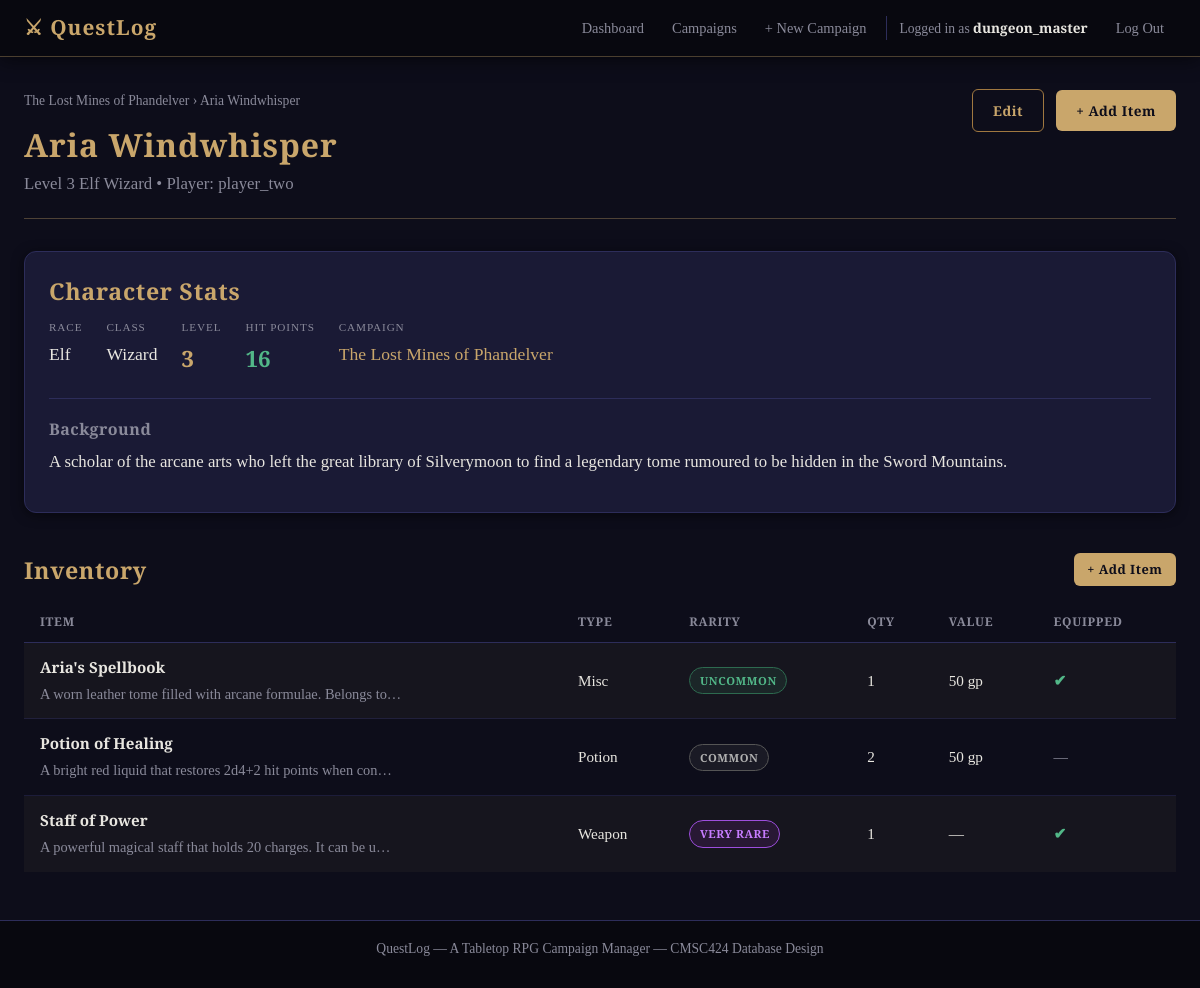
/characters/2/ (signed in), run on the app's committed database.
### campaign_manager/models.py (models this page shows, shortened)
class Character(models.Model):
    RACE_CHOICES = [
        ('human',      'Human'),
        ('elf',        'Elf'),
        ('dwarf',      'Dwarf'),
        ('halfling',   'Halfling'),
        ('gnome',      'Gnome'),
        ('half_elf',   'Half-Elf'),
        ('half_orc',   'Half-Orc'),
        ('tiefling',   'Tiefling'),
        ('dragonborn', 'Dragonborn'),
        ('other',      'Other'),
    ]
    CLASS_CHOICES = [
        ('barbarian', 'Barbarian'),
        ('bard',      'Bard'),
        ('cleric',    'Cleric'),
        ('druid',     'Druid'),
        ('fighter',   'Fighter'),
        ('monk',      'Monk'),
        ('paladin',   'Paladin'),
        ('ranger',    'Ranger'),
        ('rogue',     'Rogue'),
        ('sorcerer',  'Sorcerer'),
        ('warlock',   'Warlock'),
        ('wizard',    'Wizard'),
    ]
    name             = models.CharField(max_length=200)
    race             = models.CharField(max_length=20, choices=RACE_CHOICES, default='human')
    character_class  = models.CharField(max_length=20, choices=CLASS_CHOICES, default='fighter')
    level            = models.IntegerField(default=1)
    hit_points       = models.IntegerField(default=10)
    background_story = models.TextField(blank=True, help_text="Optional backstory for this character")
    campaign = models.ForeignKey(Campaign, on_delete=models.CASCADE, related_name='characters')
    player = models.ForeignKey(User, on_delete=models.CASCADE, related_name='characters')
    class Meta:
        ordering = ['name']

class Campaign(models.Model):
    STATUS_CHOICES = [
        ('active',    'Active'),
        ('completed', 'Completed'),
        ('on_hold',   'On Hold'),
    ]
    name        = models.CharField(max_length=200)
    description = models.TextField(blank=True)
    world_name  = models.CharField(
        max_length=200, blank=True,
        help_text="The name of the setting or fictional world (e.g. Faerûn, Barovia)"
    )
    created_at  = models.DateTimeField(auto_now_add=True)  # Set automatically on creation
    status      = models.CharField(max_length=20, choices=STATUS_CHOICES, default='active')
    dungeon_master = models.ForeignKey(
        User,
        on_delete=models.CASCADE,
        related_name='campaigns_as_dm',
    )
    class Meta:
        ordering = ['-created_at']  # Newest campaigns first

class CharacterItem(models.Model):
    character = models.ForeignKey(Character, on_delete=models.CASCADE, related_name='inventory')
    item      = models.ForeignKey(Item,      on_delete=models.CASCADE, related_name='character_inventories')
    quantity  = models.IntegerField(default=1)
    equipped  = models.BooleanField(default=False)
    class Meta:
        unique_together = ('character', 'item')  # One inventory row per character-item pair

class Item(models.Model):
    TYPE_CHOICES = [
        ('weapon', 'Weapon'),
        ('armor',  'Armor'),
        ('potion', 'Potion'),
        ('quest',  'Quest Item'),
        ('misc',   'Misc'),
    ]
    RARITY_CHOICES = [
        ('common',    'Common'),
        ('uncommon',  'Uncommon'),
        ('rare',      'Rare'),
        ('very_rare', 'Very Rare'),
        ('legendary', 'Legendary'),
    ]
    name        = models.CharField(max_length=200)
    description = models.TextField(blank=True)
    item_type   = models.CharField(max_length=20, choices=TYPE_CHOICES, default='misc')
    rarity      = models.CharField(max_length=20, choices=RARITY_CHOICES, default='common')
    weight      = models.DecimalField(max_digits=6, decimal_places=2, default=0)
    value_gold  = models.IntegerField(default=0, help_text="Value in gold pieces (gp)")
    class Meta:
        ordering = ['name']

### campaign_manager/views.py (the view)
# urls.py: path('characters/<int:pk>/', views.character_detail, name='character_detail'),
@login_required
def character_detail(request, pk):
    character = get_object_or_404(Character, pk=pk)
    inventory = CharacterItem.objects.filter(
        character=character
    ).select_related('item').order_by('item__name')
    is_owner = character.player == request.user
    is_dm    = character.campaign.dungeon_master == request.user
    return render(request, 'campaign_manager/character_detail.html', {
        'character': character,
        'inventory': inventory,
        'is_owner':  is_owner,
        'is_dm':     is_dm,
    })

### campaign_manager/templates/campaign_manager/character_detail.html (shortened to what this page needs)
{% extends "campaign_manager/base.html" %}
{% block content %}
<div class="page-header">
  <div>
    <nav class="breadcrumb">
      <a href="{% url 'campaign_detail' pk=character.campaign.pk %}">{{ character.campaign.name }}</a>
      &rsaquo; {{ character.name }}
    </nav>
    <h1>{{ character.name }}</h1>
    <p class="page-subtitle">
      Level {{ character.level }}
      {{ character.get_race_display }}
      {{ character.get_character_class_display }}
      &bull; Player: {{ character.player.username }}
    </p>
  </div>
  <div class="header-actions">
    {% if is_owner or is_dm %}
      <a href="{% url 'character_edit' pk=character.pk %}" class="btn btn-secondary">Edit</a>
      <a href="{% url 'add_item_to_character' character_pk=character.pk %}" class="btn btn-primary">
        + Add Item
      </a>
    {% endif %}
  </div>
</div>
<div class="card stat-block">
  <h2>Character Stats</h2>
  <div class="stat-grid">
    <div class="stat">
      <span class="stat-label">Race</span>
      <span class="stat-value">{{ character.get_race_display }}</span>
    </div>
    <div class="stat">
      <span class="stat-label">Class</span>
      <span class="stat-value">{{ character.get_character_class_display }}</span>
    </div>
    <div class="stat">
      <span class="stat-label">Level</span>
      <span class="stat-value stat-number">{{ character.level }}</span>
    </div>
    <div class="stat">
      <span class="stat-label">Hit Points</span>
      <span class="stat-value stat-number hp">{{ character.hit_points }}</span>
    </div>
    <div class="stat">
      <span class="stat-label">Campaign</span>
      <span class="stat-value">
        <a href="{% url 'campaign_detail' pk=character.campaign.pk %}">
          {{ character.campaign.name }}
        </a>
      </span>
    </div>
  </div>
  {% if character.background_story %}
    <div class="background-story">
      <h3>Background</h3>
      <p>{{ character.background_story }}</p>
    </div>
  {% endif %}
</div>
<section class="dashboard-section">
  <div class="section-header">
    <h2>Inventory</h2>
    {% if is_owner or is_dm %}
      <a href="{% url 'add_item_to_character' character_pk=character.pk %}" class="btn btn-primary btn-sm">
        + Add Item
      </a>
    {% endif %}
  </div>
  {% if inventory %}
    <table class="data-table">
      <thead>
        <tr>
          <th>Item</th>
          <th>Type</th>
          <th>Rarity</th>
          <th>Qty</th>
          <th>Value</th>
          <th>Equipped</th>
        </tr>
      </thead>
      <tbody>
        {% for entry in inventory %}
          <tr {% if entry.equipped %}class="row-equipped"{% endif %}>
            <td>
              <strong>{{ entry.item.name }}</strong>
              {% if entry.item.description %}
                <br><small class="text-muted">{{ entry.item.description|truncatechars:60 }}</small>
              {% endif %}
            </td>
            <td>{{ entry.item.get_item_type_display }}</td>
            <td>
              <span class="badge badge-rarity-{{ entry.item.rarity }}">
                {{ entry.item.get_rarity_display }}
              </span>
            </td>
            <td>{{ entry.quantity }}</td>
            <td>
              {% if entry.item.value_gold %}
                {{ entry.item.value_gold }} gp
              {% else %}
                —
              {% endif %}
            </td>
            <td>
              {% if entry.equipped %}
                <span class="equipped-icon" title="Equipped">✔</span>
              {% else %}
                <span class="text-muted">—</span>
              {% endif %}
            </td>
          </tr>
        {% endfor %}
      </tbody>
    </table>
  {% endif %}
</section>
{% endblock %}

### campaign_manager/templates/campaign_manager/base.html (shortened to what this page needs)
<!DOCTYPE html>
<html lang="en">
<head>
  {% load static %}
  <link rel="stylesheet" href="{% static 'campaign_manager/style.css' %}">
</head>
<body>
  <nav class="navbar">
    <div class="nav-container">
      <a href="{% url 'dashboard' %}" class="nav-brand">⚔ QuestLog</a>
      <ul class="nav-links">
        {% if user.is_authenticated %}
          <li><a href="{% url 'dashboard' %}" class="nav-link">Dashboard</a></li>
          <li><a href="{% url 'campaign_list' %}" class="nav-link">Campaigns</a></li>
          <li><a href="{% url 'campaign_create' %}" class="nav-link">+ New Campaign</a></li>
          <li class="nav-user">
            Logged in as <strong>{{ user.username }}</strong>
          </li>
          <li>
            <form method="post" action="{% url 'logout' %}" style="display:inline;">
              <button type="submit" class="nav-link nav-link-btn">Log Out</button>
            </form>
          </li>
        {% else %}
          <li><a href="{% url 'login' %}" class="nav-link">Log In</a></li>
          <li><a href="{% url 'register' %}" class="nav-link btn-primary-small">Register</a></li>
        {% endif %}
      </ul>
    </div>
  </nav>
  <main class="main-content">
    <div class="container">
      {% block content %}{% endblock %}
    </div>
  </main>
  <footer class="site-footer">
    <p>QuestLog &mdash; A Tabletop RPG Campaign Manager &mdash; CMSC424 Database Design</p>
  </footer>
</body>
</html>

### data on the page
Character: campaign.name "The Lost Mines of Phandelver", name "Aria Windwhisper", level "3", race "Elf", character_class "Wizard", player.username "player_two", hit_points "16", background_story "A scholar of the arcane arts who left the great library of Silverymoon to find a legendary tome rumoured to be hidden in the Sword Mountains."
CharacterItem: item.name "Aria's Spellbook", item.description "A worn leather tome filled with arcane formulae. Belongs to…", item.item_type "Misc", item.rarity "UNCOMMON", quantity "1", item.value_gold "50"
CharacterItem: item.name "Potion of Healing", item.description "A bright red liquid that restores 2d4+2 hit points when con…", item.item_type "Potion", item.rarity "COMMON", quantity "2", item.value_gold "50"
CharacterItem: item.name "Staff of Power", item.description "A powerful magical staff that holds 20 charges. It can be u…", item.item_type "Weapon", item.rarity "VERY RARE", quantity "1"

### other printed values
{{ user.username }} "dungeon_master"
